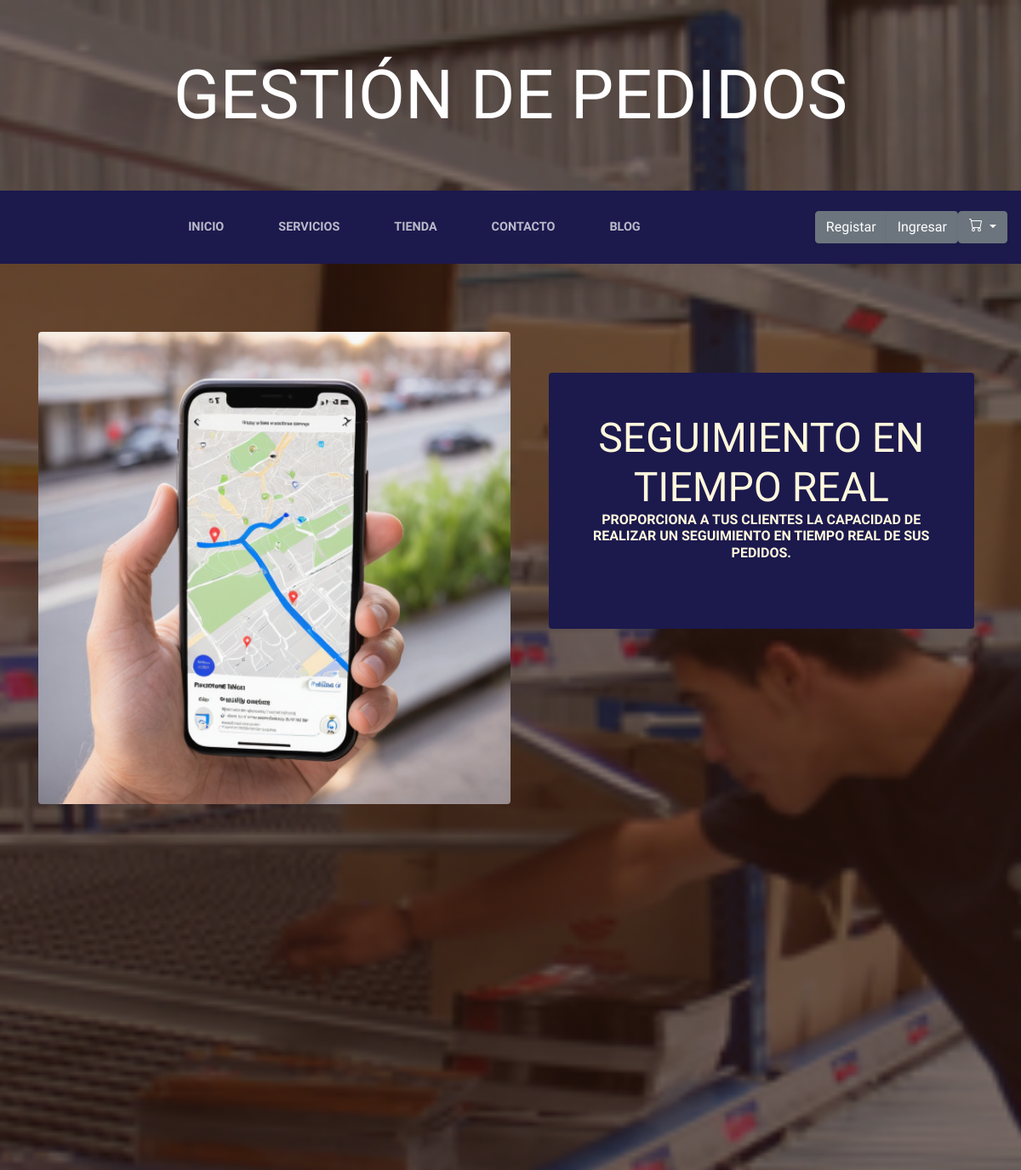
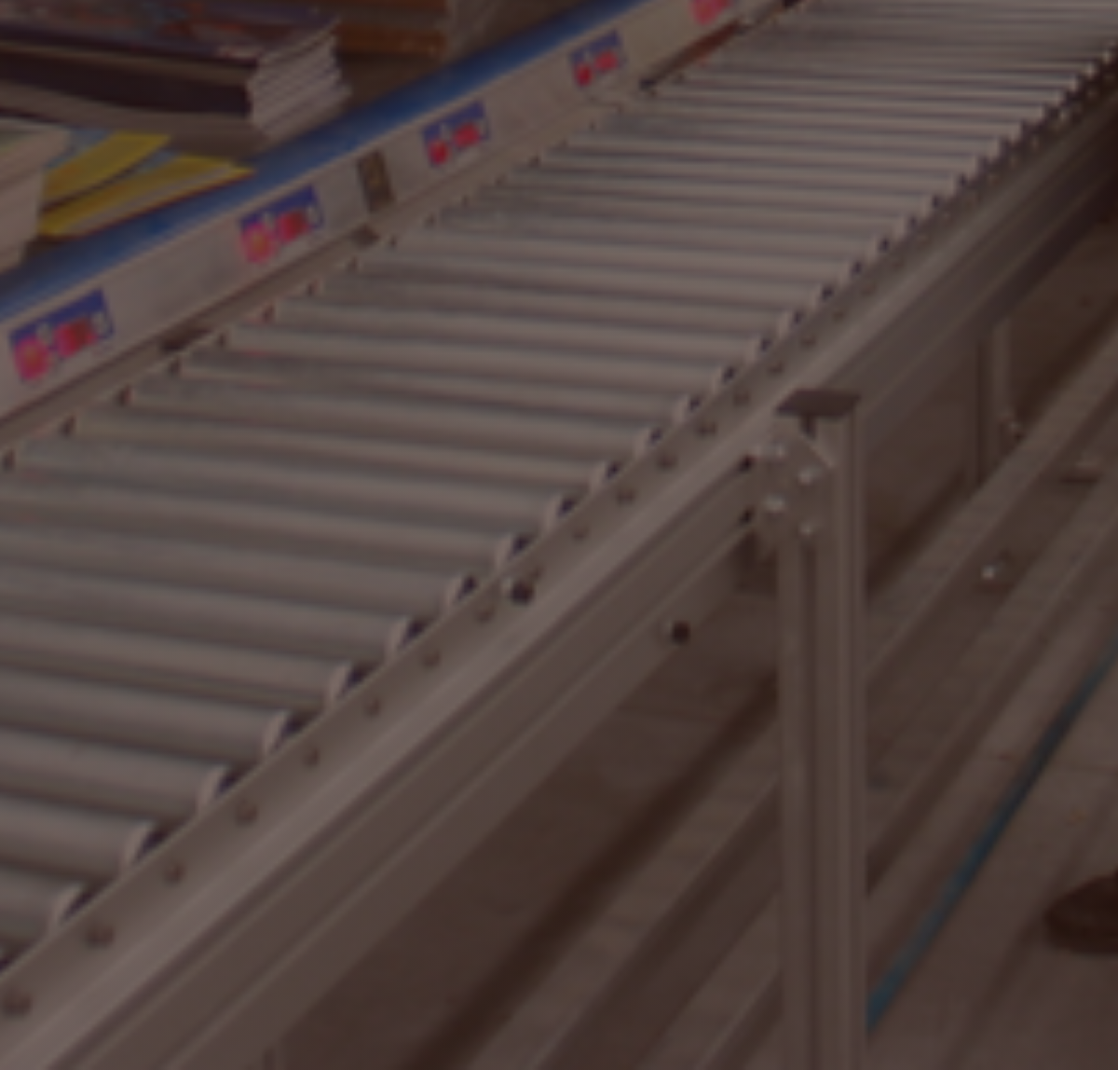
The app's page /servicios/ with its own data (2 pictures, top to bottom).
### ServiciosApp/models.py (models this page shows, shortened)
class Servicio(models.Model):
    titulo = models.CharField(max_length=50)
    contenido = models.CharField(max_length=500)
    imagen = models.ImageField(upload_to='servicios')
    created = models.DateTimeField(auto_now_add=True)
    update = models.DateTimeField(auto_now_add=True)
    class Meta:
        verbose_name = "Servicio"
        verbose_name_plural = "Servicios"

### ServiciosApp/views.py (the view)
# urls.py: path('servicios/',include('ServiciosApp.urls')),
def servicios(request):
	servicios=Servicio.objects.all()
	return render(request,"Servicios/servicios.html",{"servicios":servicios})

### ServiciosApp/Templates/Servicios/servicios.html
{% extends 'Base.html' %}
{% load static %}
{% block content%}
	{% for servicio in servicios %}
	<section class="page-section clearfix">
    <div class="container">
      <div class="intro" >
        <img class="intro-img img-fluid mb-3 mb-lg-0 rounded" src="{{servicio.imagen.url}}" alt="" style="width: 50%;">
        <div class="intro-text left-0 text-center bg-faded p-5 rounded" style="background-color: #1c194d;">
          <h2 class="section-heading mb-4" >
            <span class="section-heading-lower">{{servicio.titulo}}</span>
            <span class="section-heading-upper">{{servicio.contenido}}</span>
          </h2>
        </div>
      </div>
    </div>
  </section>
	{% endfor %}
{% endblock %}

### MiTiendaApp/static/MiTiendaApp/css/gestion.css (style rules this page uses)
body { font-family: 'Lora'; background: linear-gradient(rgba(47, 23, 15, 0.65), rgba(47, 23, 15, 0.65)), url("../img/bg_main.jpg"); background-attachment: fixed; background-position: center; background-size: cover; }
h1, h2, h3, h4, h5, h6 { font-family: 'Raleway'; }
.page-section { margin-top: 5rem; margin-bottom: 5rem; }
.section-heading { text-transform: uppercase; }
.section-heading .section-heading-upper { display: block; font-size: 1rem; font-weight: 800; padding-bottom:.5rem; }
.section-heading .section-heading-lower { display: block; font-size: 3rem; font-weight: 100; }
.bg-faded { background-color: rgba(255, 255, 255, 0.85); }
.intro { position: relative; }
@media (min-width: 992px) { .intro .intro-img { width: 75%; float: left; } }
@media (min-width: 992px) { .intro .intro-text { left: 600; width: 60%; margin-top: 3rem; background-color: rgba(24, 64, 8); color: cornsilk; position: absolute; } }
@media (min-width: 1200px) { .intro .intro-text { width: 45%; } }

### records on screen
Servicio: imagen (picture), titulo "SEGUIMIENTO EN TIEMPO REAL", contenido "PROPORCIONA A TUS CLIENTES LA CAPACIDAD DE REALIZAR UN SEGUIMIENTO EN TIEMPO REAL DE SUS PEDIDOS."
Servicio: imagen (picture), titulo "HISTORIAL Y PERFIL DEL CLIENTE", contenido "CREA PERFILES DE CLIENTES DONDE PUEDAN VER SU HISTORIAL DE PEDIDOS, DETALLES DE TRANSACCIONES PASADAS Y PREFERENCIAS DE COMPRA."
Servicio: imagen (picture), titulo "SISTEMA DE RECOMENDACIONES", contenido "IMPLEMENTA UN SISTEMA DE RECOMENDACIONES BASADO EN EL HISTORIAL DE COMPRAS DE LOS CLIENTES."
